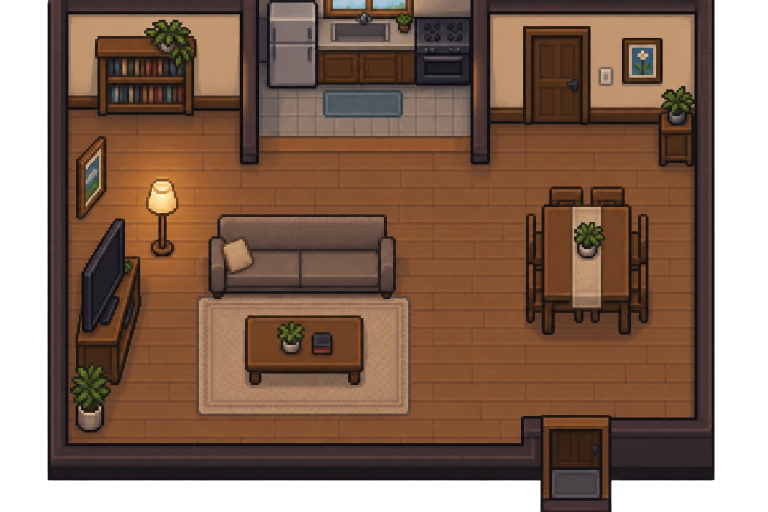
#> input picture chozen-zen/assets/maps/fase1_casa.png, 1536 x 1024 px (shown at 1/2 size)
$ python make_store_art.py
#> lines starting #> are read from the running program, lines starting #| are printed output that depends on the picture
"""Gera a capa do itch.io e copia logos/ícone para o press kit.

Uso: python tools/make_store_art.py   (rodar depois de prepare_map.py e prepare_logos.py)
Saída: ../presskit/capa_itch_630x500.png, ../presskit/banner_1920x480.png, ../presskit/logos/*
"""
import shutil
from pathlib import Path

from PIL import Image

ROOT = Path(__file__).resolve().parent.parent
PRESSKIT = ROOT.parent / "presskit"
CREAM = (251, 245, 236)


def house_background(size: tuple[int, int]) -> Image.Image:
#> called with size = (630, 500)
    interior = Image.open(ROOT / "assets/maps/fase1_casa.png").convert("RGB").crop((137, 0, 1390, 887))
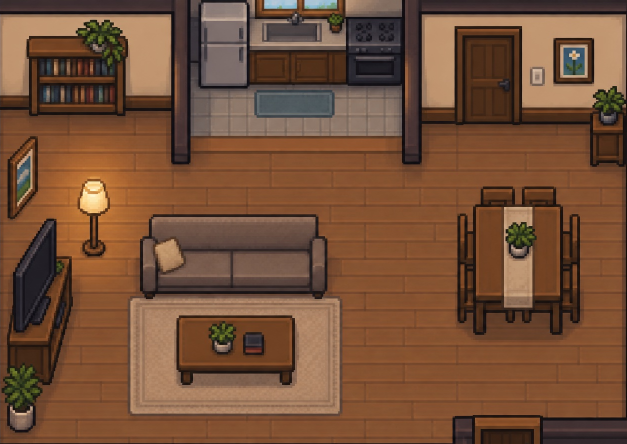
#> interior: PIL image 1253x887 RGB (shown at 1/2 size); mean R, G, B 116.7, 79.9, 56
    scale = max(size[0] / interior.width, size[1] / interior.height)
#> scale = 0.564
    big = interior.resize((round(interior.width * scale), round(interior.height * scale)), Image.NEAREST)
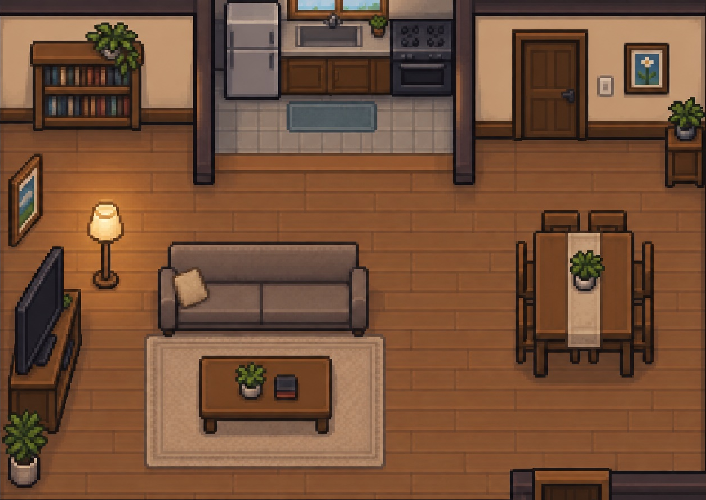
#> big: PIL image 706x500 RGB; mean R, G, B 116.7, 80, 56
    left = (big.width - size[0]) // 2
#> left = 38
    return big.crop((left, 0, left + size[0], size[1]))
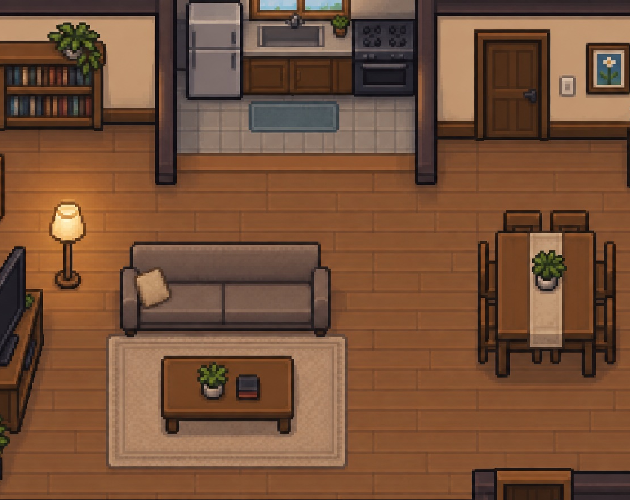
#> returned value: PIL image 630x500 RGB; mean R, G, B 117.4, 80.3, 56.3


def paper_gradient(size: tuple[int, int], solid_until: float, fade_until: float) -> Image.Image:
#> called with size = (630, 500), solid_until = 0.4, fade_until = 0.7
    grad = Image.new("RGBA", size, CREAM + (0,))
    px = grad.load()
    for x in range(size[0]):
        t = x / size[0]
        a = 245 if t < solid_until else max(0, int(245 * (1 - (t - solid_until) / (fade_until - solid_until))))
        for y in range(size[1]):
            px[x, y] = CREAM + (a,)
    return grad


def characters(scale: int) -> tuple[Image.Image, Image.Image]:
    mae = Image.open(ROOT / "assets/sprites/mae/idle_right_0.png")
    filho = Image.open(ROOT / "assets/sprites/jogador/idle_left_0.png")
    return (mae.resize((mae.width * scale, mae.height * scale), Image.NEAREST),
            filho.resize((filho.width * scale, filho.height * scale), Image.NEAREST))


def compose(size: tuple[int, int], logo_width: int, logo_pos: tuple[int, int], char_scale: int,
            char_x: int, solid: float, fade: float) -> Image.Image:
    canvas = house_background(size).convert("RGBA")
    canvas.alpha_composite(paper_gradient(size, solid, fade))
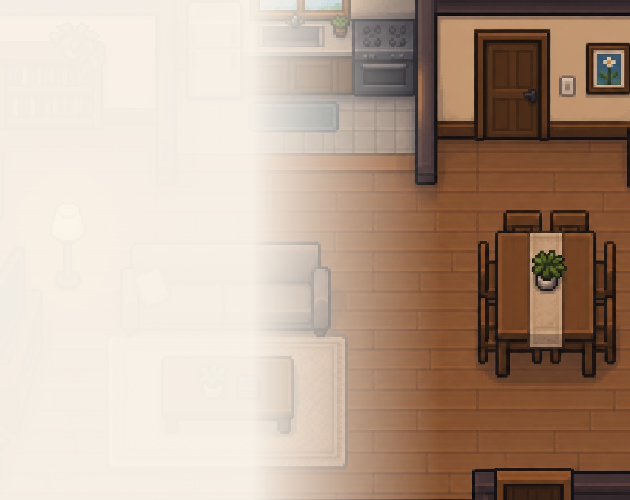
#> canvas: PIL image 630x500 RGBA; mean R, G, B, A 186.8, 165.7, 149.4, 255
    mae, filho = characters(char_scale)
    feet_y = size[1] - 8
    canvas.alpha_composite(mae, (char_x, feet_y - mae.height))
    canvas.alpha_composite(filho, (char_x + mae.width - 12 * char_scale, feet_y - filho.height))
    logo = Image.open(ROOT / "assets/ui/logo_chosenzen.png")
    logo = logo.resize((logo_width, round(logo.height * logo_width / logo.width)), Image.LANCZOS)
    canvas.alpha_composite(logo, logo_pos)
    return canvas.convert("RGB")


def main() -> None:
    (PRESSKIT / "logos").mkdir(parents=True, exist_ok=True)
    compose((630, 500), 340, (14, 90), 2, 318, 0.40, 0.70).save(PRESSKIT / "capa_itch_630x500.png")
    compose((1920, 480), 520, (90, 50), 3, 1300, 0.30, 0.60).save(PRESSKIT / "banner_1920x480.png")
    shutil.copy(ROOT / "assets/ui/logo_chosenzen.png", PRESSKIT / "logos/logo_chosenzen_transparente.png")
    shutil.copy(ROOT / "assets/ui/logo_vivido.png", PRESSKIT / "logos/logo_estudio_vivido_transparente.png")
    shutil.copy(ROOT / "assets/ui/icon.png", PRESSKIT / "logos/icone_256.png")
    print("capa, banner e logos gerados em", PRESSKIT)


if __name__ == "__main__":
#> (the run stopped early here; a loop or call above may not have finished)

$ run again, with chozen-zen/assets/casa/casa_completa.png copied over chozen-zen/assets/maps/fase1_casa.png
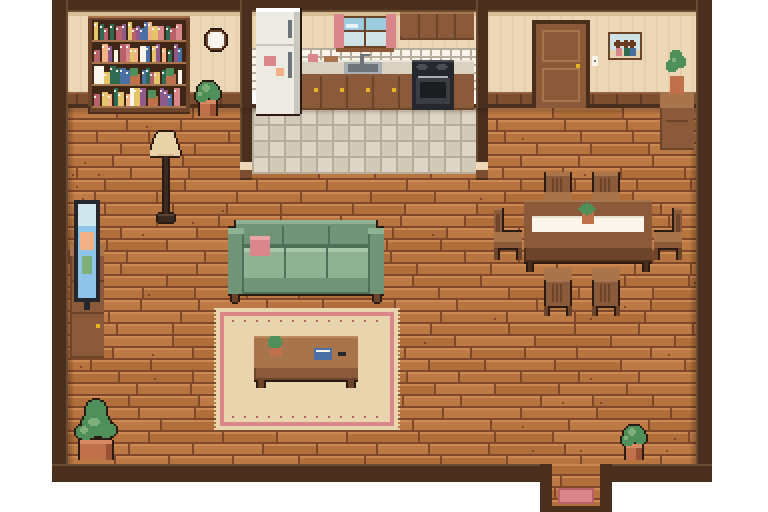
#> input picture chozen-zen/assets/casa/casa_completa.png, 1536 x 1024 px (shown at 1/2 size)
#> in house_background, `return big.crop((left, 0, left + size[0], size[1]))`:
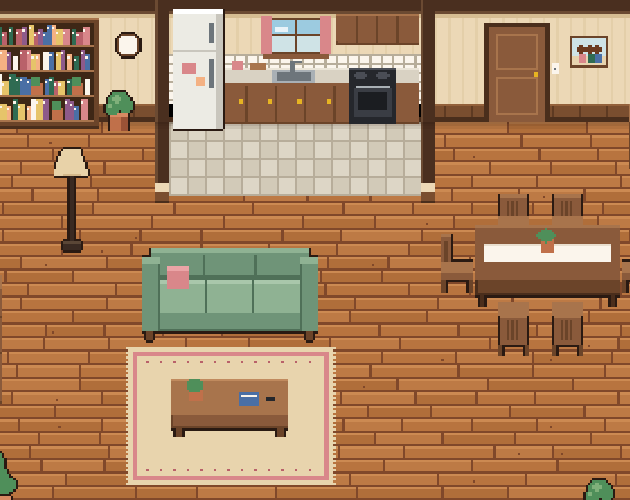
#> returned value: PIL image 630x500 RGB; mean R, G, B 170.5, 128.9, 92.6
#> in compose, `canvas.alpha_composite(paper_gradient(size, solid, fade))`:
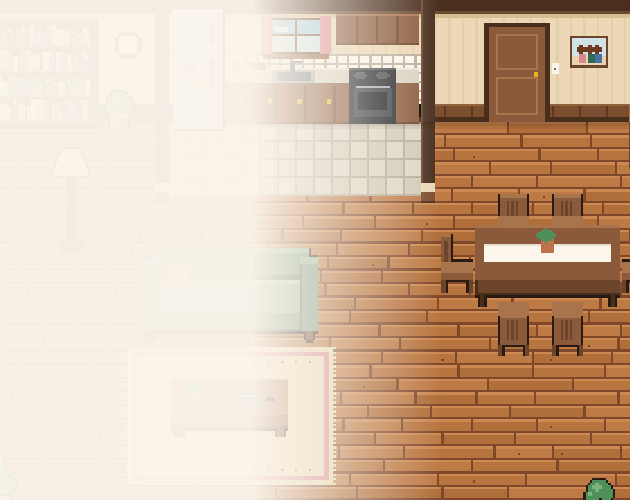
#> canvas: PIL image 630x500 RGBA; mean R, G, B, A 212, 186.3, 163.4, 255
